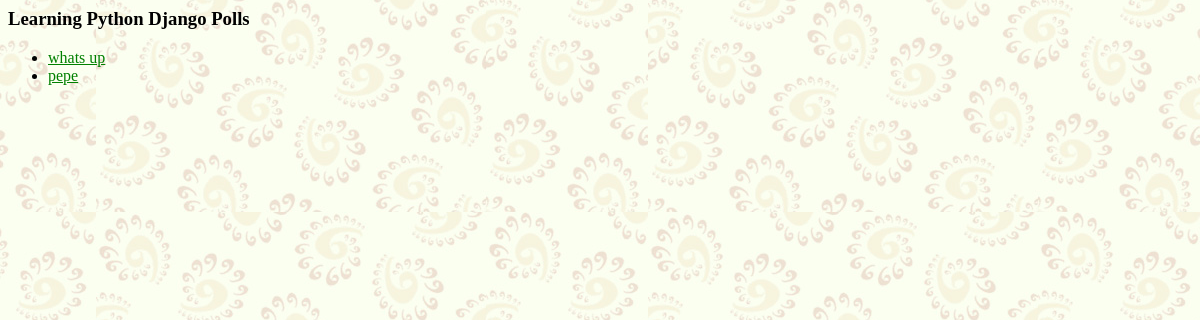
The page /polls/ on the database as committed earlier.
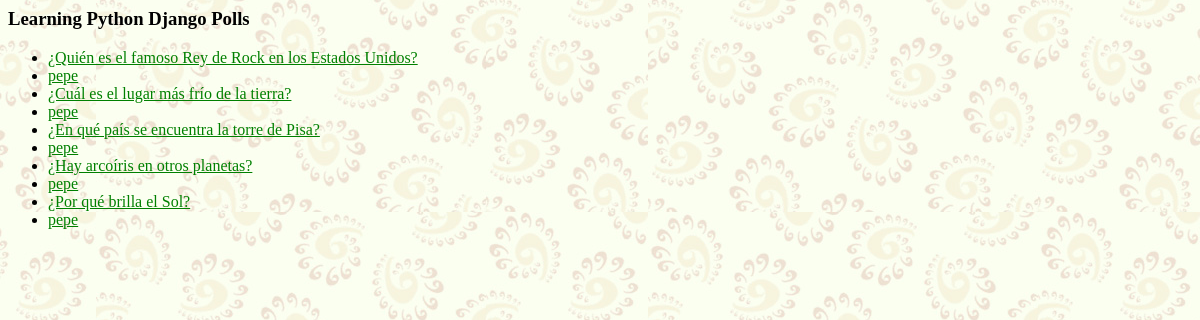
The same page on the database as committed later.
### polls/models.py (models this page shows, shortened)
class Question(models.Model):
        question_text = models.CharField(max_length=200)
        pub_date = models.DateTimeField('date published')
        def was_published_recently(self):
                now = timezone.now()
                return now - datetime.timedelta(days=1) <= self.pub_date <= now
        was_published_recently.admin_order_field = 'pub_date'
        was_published_recently.boolean = True
        was_published_recently.short_description = 'Published recently?'

### polls/views.py (the view)
class IndexView(generic.ListView):
    template_name = 'polls/index.html'
    context_object_name = 'latest_question_list'
    def get_queryset(self):
        return Question.objects.filter(pub_date__lte=timezone.now()).order_by('-pub_date')[:5]

### polls/templates/polls/index.html
{% load static %}
<html>
<link rel="stylesheet" type="text/css" href="{% static 'polls/style.css' %}" />
        <head>
                <div class="page-header">
                    <h3>Learning Python Django Polls</h3>
                </div>
        </head>
{% if latest_question_list %}
    <ul>
        {% for question in latest_question_list %}
            <li><a href="{% url 'polls:detail' question.id %}">{{ question.question_text }}</a></li>
            <li><a href="{% url 'polls:detail' question.id %}">pepe</a></li>
        {% endfor %}
    </ul>
{% else %}
    <p>No polls are available.</p>
{% endif %}
</html>

### polls/static/polls/style.css (style rules this page uses)
li a { color: green; }

Rows that differ between the two databases and show on the page:
removed Question: question_text "whats up"
added Question: question_text "¿Quién es el famoso Rey de Rock en los Estados Unidos?"
added Question: question_text "¿Cuál es el lugar más frío de la tierra?"
added Question: question_text "¿En qué país se encuentra la torre de Pisa?"
added Question: question_text "¿Hay arcoíris en otros planetas?"
added Question: question_text "¿Por qué brilla el Sol?"
